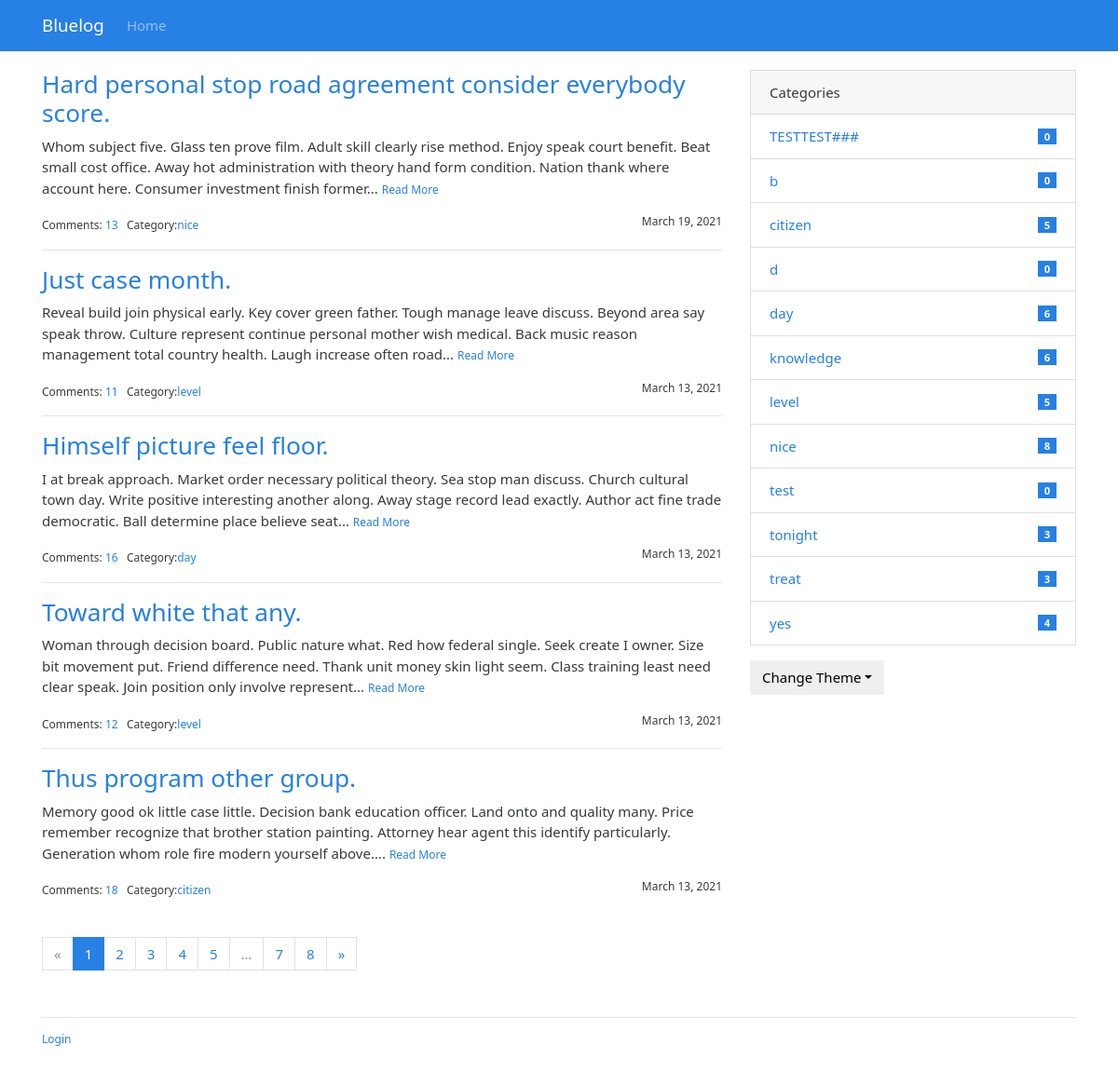
/blog/, run on an earlier commit of the app's database.
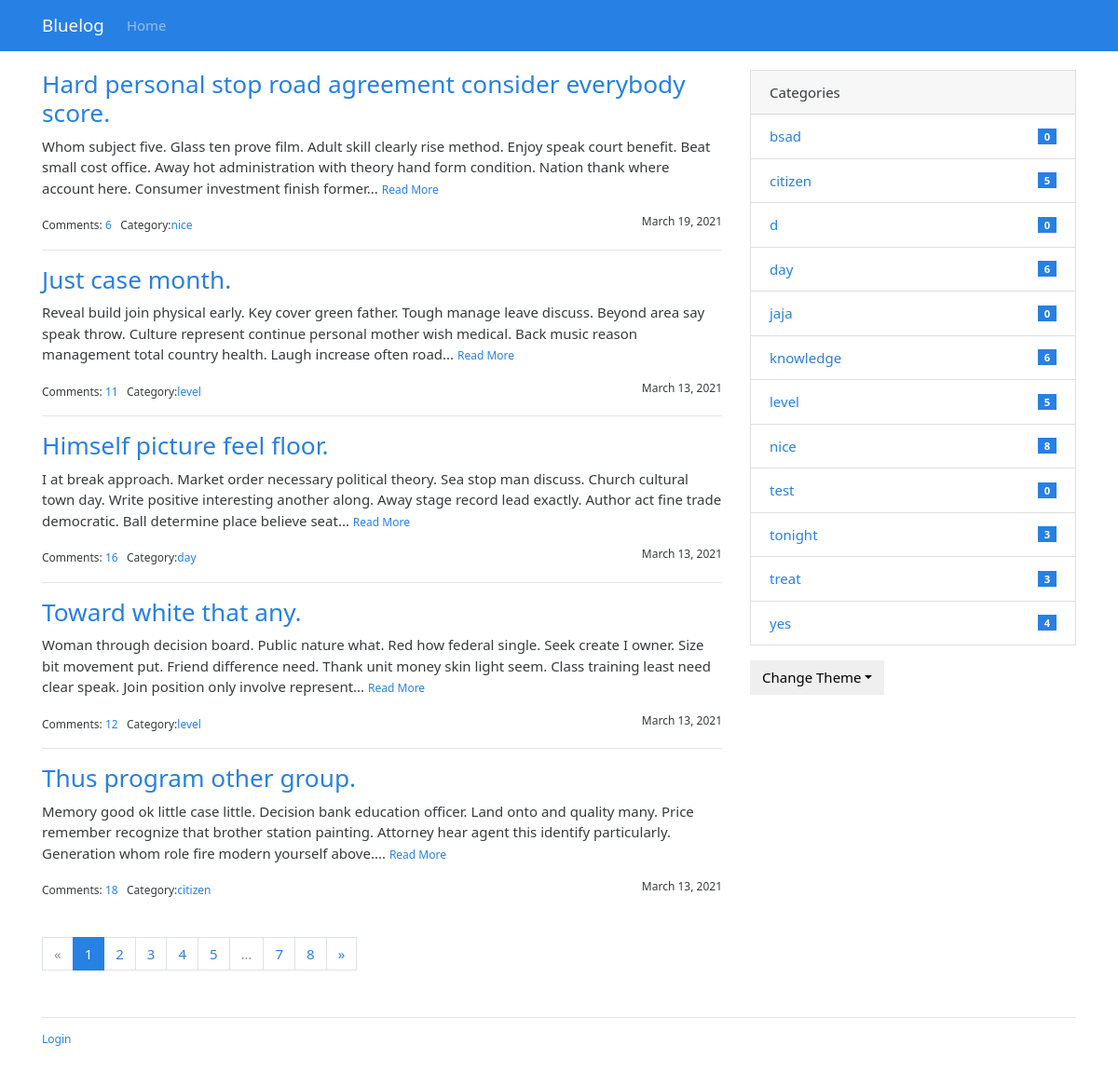
And on a later commit of the database.
### bluelog/models.py (models this page shows)
class Post(db.Model):
    id = db.Column(db.Integer, primary_key=True)
    title = db.Column(db.String(60))
    body = db.Column(db.Text)
    timestamp = db.Column(db.DateTime, default=datetime.utcnow)
    category_id = db.Column(db.Integer, db.ForeignKey('category.id'))
    category = db.relationship('Category', back_populates='posts')
    comments = db.relationship('Comment', back_populates='post', cascade='all')
    can_comment = db.Column(db.Boolean, default=True)

class Category(db.Model):
    id = db.Column(db.Integer, primary_key=True)
    name = db.Column(db.String(30), unique=True)
    posts = db.relationship('Post', back_populates='category', cascade='all')

### bluelog/blueprints/blog.py (the view)
@blog_bp.route('/')
def index():
    page = request.args.get('page', 1, type=int)
    per_page = current_app.config['BLUELOG_POST_PER_PAGE']
    pagination = Post.query.order_by(Post.timestamp.desc()).paginate(
        page, per_page=per_page)
    posts = pagination.items
    return render_template('blog/index.html',
                           posts=posts,
                           pagination=pagination)

### bluelog/__init__.py (called while the page is built)
def register_template_context(app):
    @app.context_processor
    def make_template_context():
        admin = Admin.query.first()
        categories = Category.query.order_by(Category.name).all()
        if current_user.is_authenticated:
            unread_comments = Comment.query.filter_by(reviewed=False).count()
        else:
            unread_comments = None
        return dict(admin=admin,
                    categories=categories,
                    unread_comments=unread_comments)

### bluelog/templates/blog/index.html
{% extends 'base.html' %}
{% block content %}
<div class="row">
    <div class="col-sm-8">
        {% include 'blog/_post.html' %}
    </div>
    <div class="col-sm-4">
        {% include 'blog/_sidebar.html' %}
    </div>
</div>
{% endblock %}

### bluelog/templates/blog/_post.html (shortened to what this page needs)
{% if posts %}
{% for post in posts %}
<h3 class="text-primary"><a href="{{ url_for('.show_post',post_id=post.id) }}">{{ post.title }}</a></h3>
<p>
    {{ post.body|striptags|truncate }}
    <small><a href="{{ url_for('.show_post',post_id=post.id) }}">Read More</a></small>
</p>
<small>
    Comments: <a href="{{ url_for('.show_post',post_id=post.id)}}#comments">{{ post.comments|length }}</a>&nbsp;&nbsp;
    Category:<a href="{{ url_for('.show_category',category_id=post.category.id) }}">{{ post.category.name }}</a>
    <span class="float-right">{{ moment(post.timestamp).format('LL') }}</span>
</small>
{% if not loop.last %}
<hr>
{% endif %}
{% endfor %}
{% endif %}
{% from 'bootstrap/pagination.html' import render_pagination,render_pager %}
{% if posts %}
<div class="page-footer">
    {{ render_pagination(pagination) }}
</div>
{% endif %}

### bluelog/templates/blog/_sidebar.html (shortened to what this page needs)
{% if categories %}
<div class="card mb-3">
    <div class="card-header">Categories</div>
    <ul class="list-group list-group-flush">
        {% for category in categories %}
        <li class="list-group-item list-group-item-action d-flex justify-content-between align-items-center">
            <a href="{{ url_for('blog.show_category',category_id=category.id) }}"> {{ category.name }}</a>
            <span class="badge badge-primary badge-pill">{{ category.posts|length }}</span>
        </li>
        {% endfor %}
    </ul>
</div>
{% endif %}
<div class="dropdown">
    <button class="btn btn-default dropdown-toggle" type="button" id="dropdownMenuButton" data-toggle="dropdown"
        aria-haspopup="true" aria-expanded="false">Change Theme</button>
</div>

What changed in the data, as far as the page shows it:
removed Category: name "TESTTEST###", posts|length "0"
changed Post "Hard personal stop road agreement consider everybody score.": comments|length "13" → "6"
changed Category: name "b" → "bsad"
added Category: name "jaja", posts|length "0"
